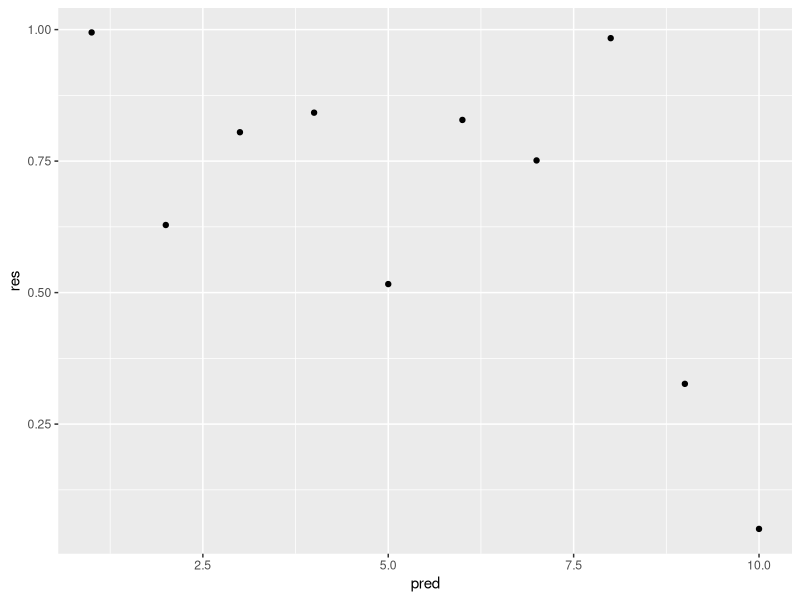

Write R code to recreate this figure.
## ---- chunk 1
# don't forget to start with comments
# preliminaries
library(ggplot2)

pred <- 1:10 # vector of 10 integers
res <- runif(10) # random uniform values

# print the random numbers
print(res)

# plot the graph
qplot(x=pred,y=res)

